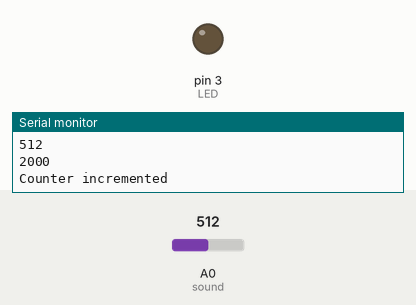
Bench run of a sketch on a simulated Arduino Uno, built with avr-gcc and run on an emulated ATmega328P. Parts: output pins drawn as LEDs (lit = HIGH), the last lines printed to the serial monitor. The test bench sets the inputs (shaded band); at power-on: A0 (sound) = 512.

Above: at 2.8 s.
2.9 s: A0 (sound) set to 210
At 3.3 s:
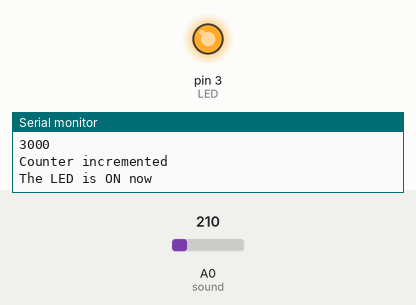
4.5 s: A0 (sound) set to 189
At 7.6 s:
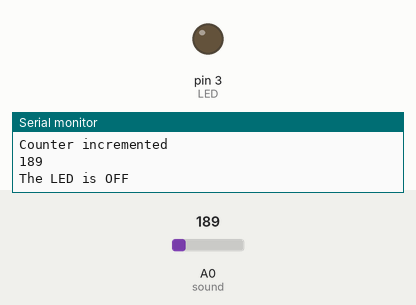
Timing chart, 0 to 9.1 s (numbered marks = the images above; inputs shaded):
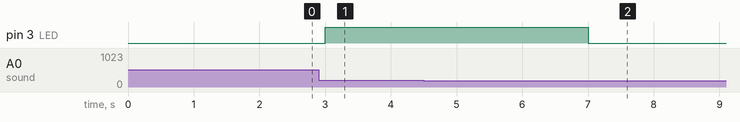

The sketch:

05attemptForSoundTimer.ino
```cpp
const int LED=3;  //The number of LED pin
const long interval=1000;  //interval at which to blink (miliseconds)
const long limit=2000;    //time limit -after which user will get a message

//Variables that will change:
unsigned long timer=0;
int sound=A0;
int sensorValue=0;
int counter=0;
int value=200;


void setup() {
  // put your setup code here, to run once:
  //Set the pins as input and output:
  pinMode(sound,INPUT);
  pinMode(LED,OUTPUT);
//  Serial.begin(115200);
  Serial.begin(9600);

}

void loop() {
sensorValue=0;
delay(1000);
  // put your main code here, to run repeatedly:
  sensorValue=analogRead(sound);

  if(sensorValue>=value){

    timer=timer+interval;
    Serial.println(sensorValue);
    Serial.println(timer);

    if(timer>=limit){
      counter++;
      Serial.println("Counter incremented");
    }

    if(counter>=2){
      digitalWrite(LED,OUTPUT);
       Serial.println("The LED is ON now");       //If timer is over limit say this...
       counter=0;
    }
    if(counter>=3){

    }
}else{
  timer=0;
   delay(2000);

    if(sensorValue<value){
        Serial.println(sensorValue);
      timer=0;
      counter=0;

    digitalWrite(LED,LOW);
    Serial.println("The LED is OFF ");

    }


  }}
```

Measured:
- the behaviour switches between 200 and 199 on A0 (sound) (found by bisection; images 1 and 2)
- after the input at 4.5 s, pin 3 (LED): HIGH → LOW after 2.5 s
